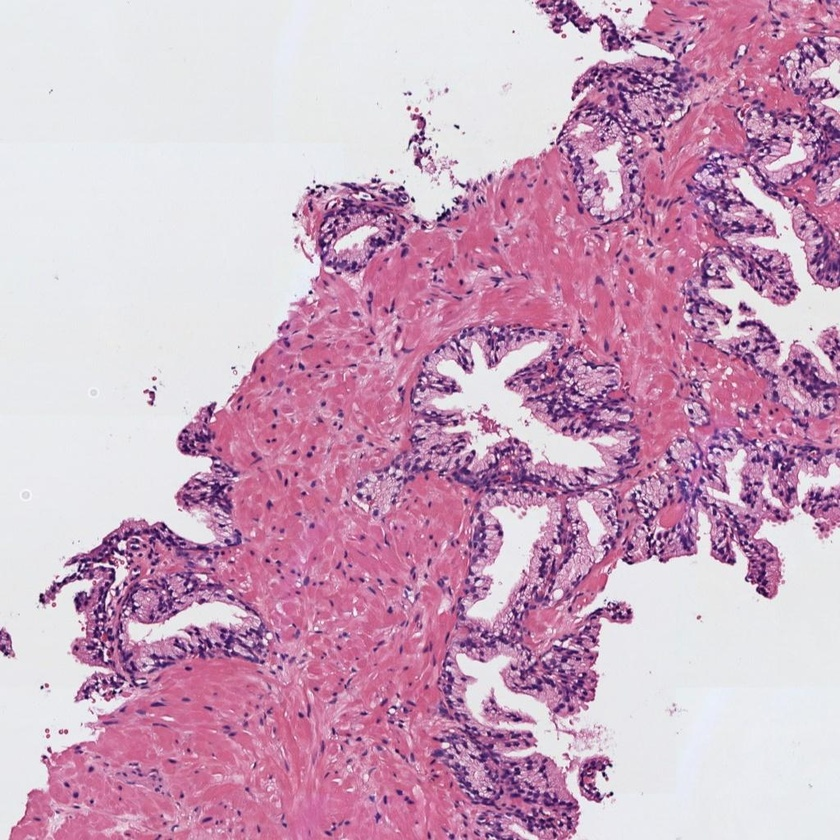
#> input picture img/histo_1.jpg, 840 x 840 px, shrunk from 1024 x 1024 before the run
$ jupyter execute --allow-errors 'examenPractico_BecerraCampaña_Lesly.ipynb'
#> lines starting #> are read from the running program, lines starting #| are printed output that depends on the picture; after the words box and inside, x2 and y2 are one past the last pixel; in counts of white or black regions, pixels touching at a corner belong together
## Exámen Práctico - Segundo Parcial

*Lesly Noemi Becerra Campaña*

# Primera Parte (Célula Sana)

#### 0) Cargar una de las imágenes histológicas

[cell 1]
from skimage import io
from skimage.filters import gaussian, threshold_otsu
import numpy as np
import cv2
import matplotlib.pyplot as plt
from skimage.measure import regionprops, label

# Utilizar la librería skimage.io para leer la imagen 'histo_x.jpg' en formato RGB.
imagen1 = io.imread('img/histo_1.jpg')
#> imagen1 is the input picture: shape (840, 840, 3); mean R, G, B 205, 166.3, 191.6
rgb = imagen1.copy()

# Normalizar la imagen para que los píxeles se encuentren en el rango [0, 1]
img_normalizada = rgb.astype('float') / 255

# Visualizar la imagen
plt.imshow(img_normalizada)
plt.title('Imagen normalizada')
plt.show()

#### 1) Realizar una transformación de color para convertir la imagen al espacio de color CMYK

[cell 2]
R = img_normalizada[:,:,0]
G = img_normalizada[:,:,1]
B = img_normalizada[:,:,2]

K = 1 - np.max(img_normalizada, axis=2)

# Calcular canales CMY (evitar división por cero con 1e-8)
C = (1 - R - K) / (1 - K + 1e-8)
M = (1 - G - K) / (1 - K + 1e-8)
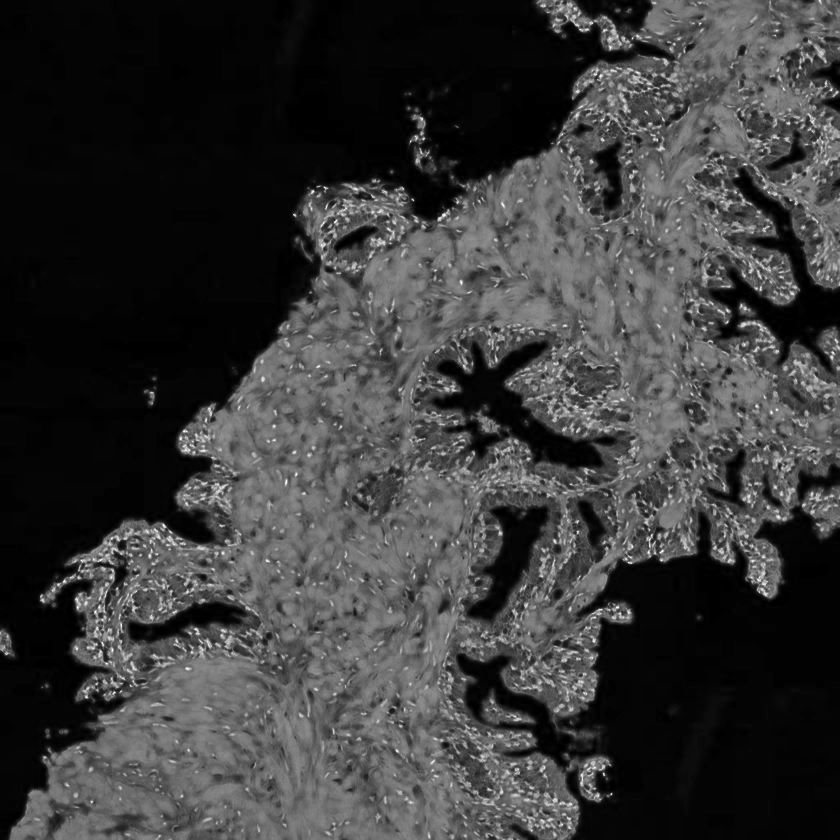
#> M: shape (840, 840) float64; min 0, max 1, mean 0.229
Y = (1 - B - K) / (1 - K + 1e-8)
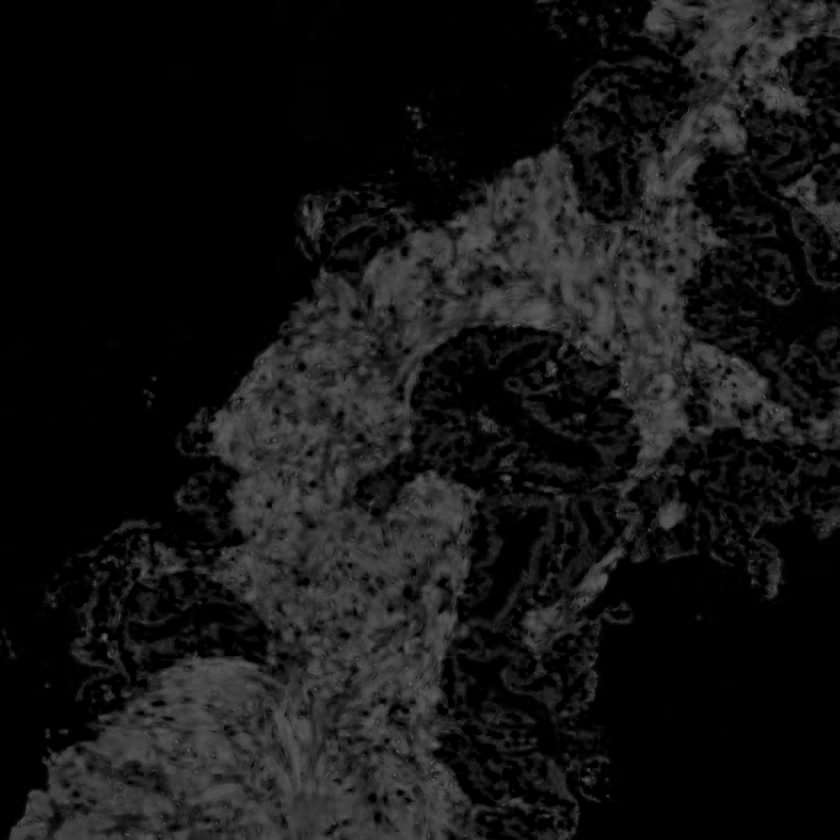
#> Y: shape (840, 840) float64; min 0, max 0.433, mean 0.08

fig, axes = plt.subplots(1, 4, figsize=(16, 4))
axes[0].imshow(C, cmap='gray'); axes[0].set_title('C (Cian)');   axes[0].axis('off')
axes[1].imshow(M, cmap='gray'); axes[1].set_title('M (Magenta)'); axes[1].axis('off')
axes[2].imshow(Y, cmap='gray'); axes[2].set_title('Y (Amarillo)');axes[2].axis('off')
axes[3].imshow(K, cmap='gray'); axes[3].set_title('K (Negro)');   axes[3].axis('off')

plt.suptitle('Canales CMYK')
plt.show()

# Extraer la componente magenta de la imagen (que corresponde a la región tisular)
Magenta = M
# Visualizar la imagen del canal magenta
plt.figure(figsize=(6, 5))
plt.imshow(Magenta, cmap='gray')
plt.title('Componente Magenta — región tisular')
plt.axis('off')
plt.show()

#### 2) Umbralizar la imagen para separar los píxeles del fondo de la región tisular

[cell 3]
# Aplicar un filtro gaussiano de tamaño 5x5 y después utilizar el método de Otsu de manera que
# los píxeles correspondientes al lumen y al background de la imagen sean 1(blanco) y el resto de los píxeles tengan un valor de 0(negro).
# Nota: Recordar que el método de Otsu requiere como input una imagen en el rango [0-255] en formato "uint8".
Magenta_suavizada = gaussian(Magenta, sigma=1.4)

# Convertir a uint8 para Otsu
Magenta_uint8 = (Magenta_suavizada * 255).astype('uint8')

# Umbral de Otsu
umbral = threshold_otsu(Magenta_uint8)
#> umbral = 54

# Los píxeles de lumen y background (claros) = 0, tejido (oscuro) = 1
mascara_otsu = (Magenta_uint8 < umbral).astype('uint8')
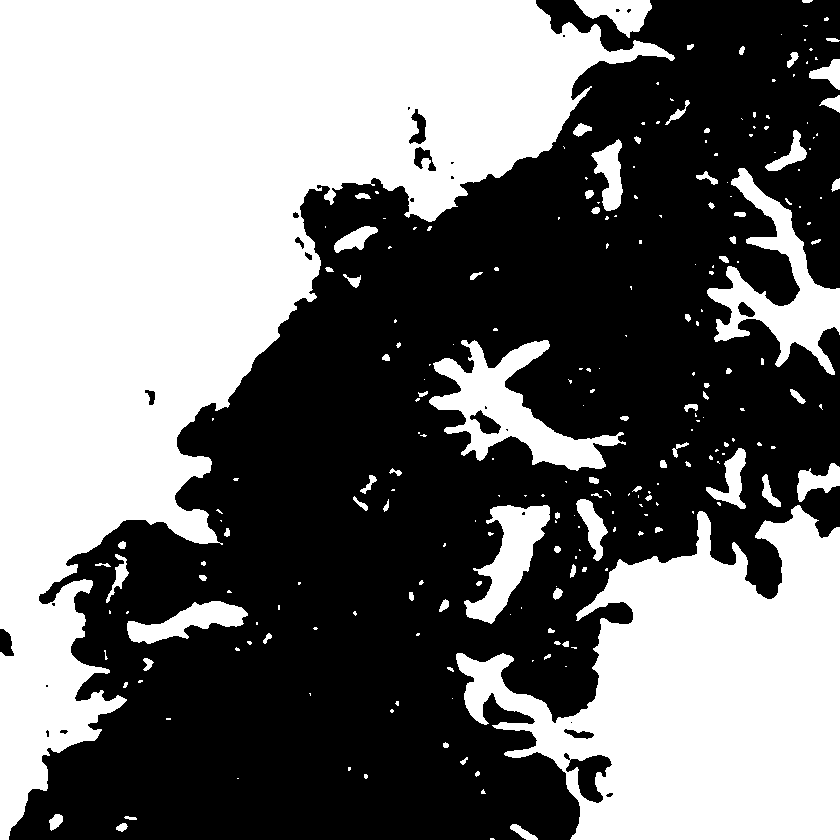
#> mascara_otsu: shape (840, 840); values 0 (black) and 1 (white), 46.5% white; 240 white regions (151 under 20 px), largest, box (x1, y1, x2, y2) and area: (0, 0, 675, 840) 214459, (456, 505, 840, 840) 76579, (429, 340, 626, 471) 9012

# Visualizar la máscara resultante
plt.figure(figsize=(6, 5))
plt.imshow(mascara_otsu, cmap='gray')
plt.title('Máscara Otsu')
plt.axis('off')
plt.show()

print(f'Umbral de Otsu: {umbral}')
#| Umbral de Otsu: 54

#### 3) Limpiar la imagen eliminando los artefactos de lumen (objetos blancos pequeños que no son lúmenes)

[cell 4]
# Utilizar la librería skimage.morphology.remove_small_objects para eliminar aquellos objetos cuya área sea menor a 300 píxeles
# Más información en https://scikit-image.org/docs/dev/api/skimage.morphology.html#skimage.morphology.remove_small_objects
from skimage.morphology import remove_small_objects

# Eliminar objetos pequeños (<300 píxeles)
#> (the rest of this cell did not finish here and is left out)

#### 4) Rellenar con 0s el fondo de la imagen para quedarnos únicamente con los lúmenes

[cell 5]
# Aplicar el algoritmo de expansión a partir de semillas (region growing) de manera que únicamente los lúmenes sean blancos
# y el resto de la imagen negra. Pista: utilizar dos semillas. Nota: Se pueden fijar las semillas de manera manual, pero
# se valorará positivamente a aquell@s que desarrollen una función para encontrarlas automáticamente.
from skimage.segmentation import flood

# Crear máscara vacía
#> (the rest of this cell did not finish here and is left out)

#### 5) Rellenar los objetos de los lúmenes

[cell 6]
# Rellenar los lúmenes con la función binary_fill_holes de la librería scipy.ndimage.morphology
from scipy.ndimage import binary_fill_holes

#> (the rest of this cell did not finish here and is left out)

#### 6) Detectar y dibujar los contornos de los lúmenes sobre la imagen original

#> (a cell that did not finish here is left out)

#### 7) Identificar y cropear el lumen más grande

#> (a cell that did not finish here is left out)

#### 8) Extraer 13 características geométricas que permitan caracterizar el lumen recortado

[cell 9]
# Calcular las siguientes características del crop del lumen de mayor área, redondeando su valor hasta el cuarto decimal.
# 1) Área
# 2) Área de la bounding box
# 3) Área convexa
# 4) Exentricidad
# 5) Diámetro equivalente
# 6) Extensión
# 7) Diámetro Feret
# 8) Longitud del eje mayor
# 9) Longitud del eje menor
# 10) Orientación
# 11) Perímetro
# 12) Solidez
# 13) Compacidad

#> (a cell that did not finish here is left out)

# Segunda Parte (Célula Cancerigena)

#### 0) Cargar una de las imágenes histológicas

[cell 11]
# Utilizar la librería skimage.io para leer la imagen 'histo_x.jpg' en formato RGB.
imagen2 = io.imread('img/histo_2.jpg')
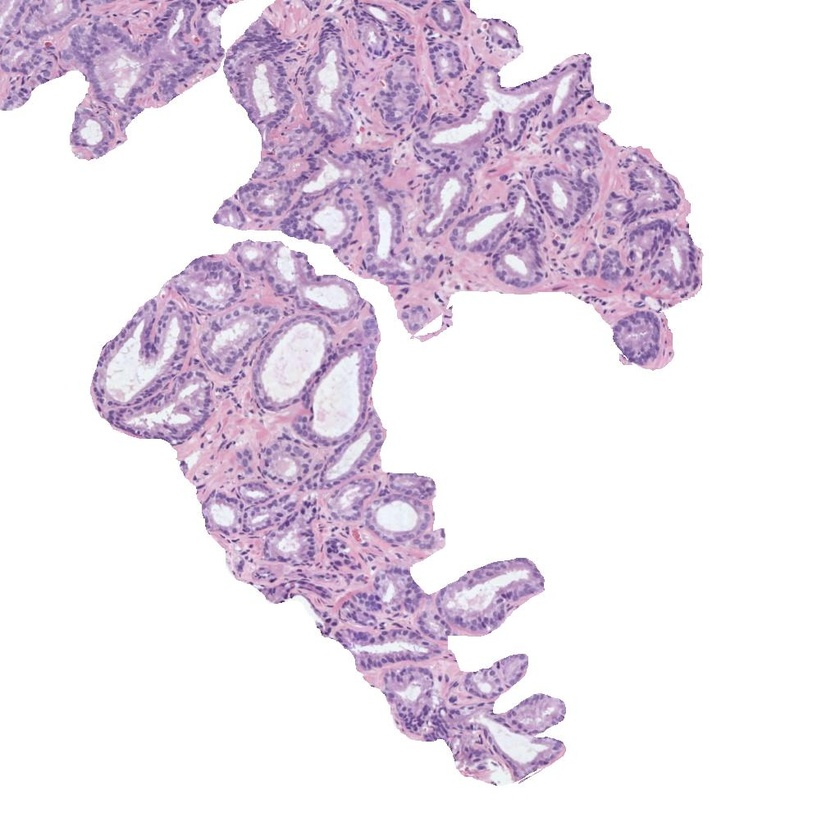
#> input picture img/histo_2.jpg, 840 x 840 px, shrunk from 1024 x 1024 before the run
#> imagen2 is the input picture: shape (840, 840, 3); mean R, G, B 233.3, 223.2, 234.9
rgb2 = imagen2.copy()

# Normalizar la imagen para que los píxeles se encuentren en el rango [0, 1]
img2_normalizada = rgb2.astype('float') / 255

# Visualizar la imagen
plt.imshow(img2_normalizada)
plt.title('Imagen normalizada')
plt.show()

#### 1) Realizar una transformación de color para convertir la imagen al espacio de color CMYK

[cell 12]
R2 = img2_normalizada[:,:,0]
G2 = img2_normalizada[:,:,1]
B2 = img2_normalizada[:,:,2]

K2 = 1 - np.max(img2_normalizada, axis=2)

# Calcular canales CMY (evitar división por cero con 1e-8)
C2 = (1 - R2 - K2) / (1 - K2 + 1e-8)
M2 = (1 - G2 - K2) / (1 - K2 + 1e-8)
Y2 = (1 - B2 - K2) / (1 - K2 + 1e-8)
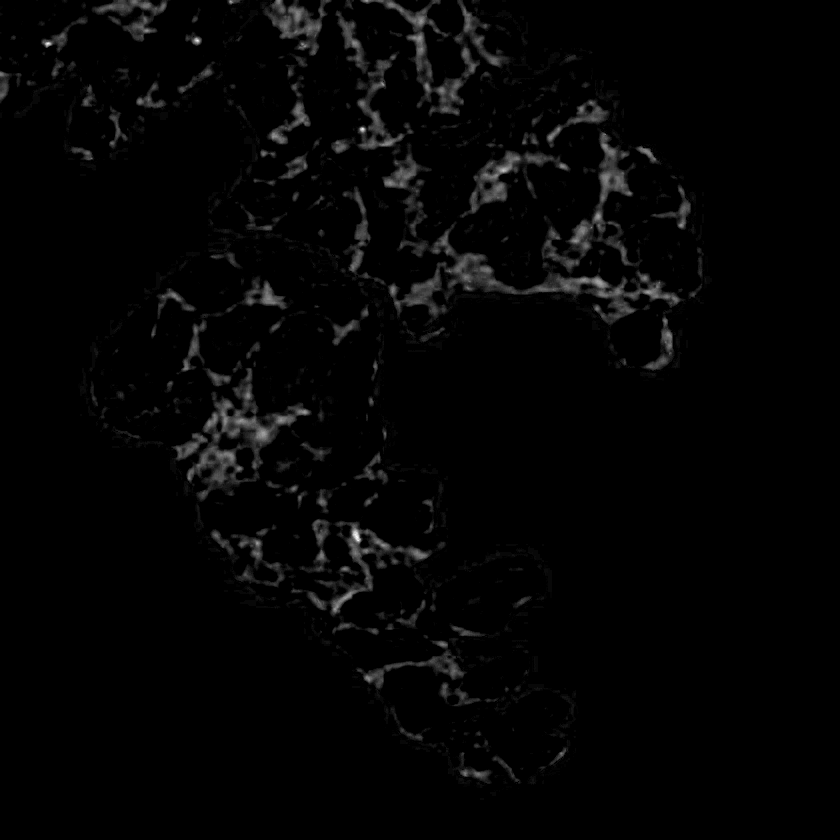
#> Y2: shape (840, 840) float64; min 0, max 0.25, mean 0.00438; drawn with min black and max white

fig, axes = plt.subplots(1, 4, figsize=(16, 4))
axes[0].imshow(C2, cmap='gray'); axes[0].set_title('C (Cian)');   axes[0].axis('off')
axes[1].imshow(M2, cmap='gray'); axes[1].set_title('M (Magenta)'); axes[1].axis('off')
axes[2].imshow(Y2, cmap='gray'); axes[2].set_title('Y (Amarillo)');axes[2].axis('off')
axes[3].imshow(K2, cmap='gray'); axes[3].set_title('K (Negro)');   axes[3].axis('off')

plt.suptitle('Canales CMYK')
plt.show()

# Extraer la componente magenta de la imagen (que corresponde a la región tisular)
Magenta2 = M2
# Visualizar la imagen del canal magenta
plt.figure(figsize=(6, 5))
plt.imshow(Magenta2, cmap='gray')
plt.title('Componente Magenta — región tisular')
plt.axis('off')
plt.show()

#### 2) Umbralizar la imagen para separar los píxeles del fondo de la región tisular

[cell 13]
# Aplicar un filtro gaussiano de tamaño 5x5 y después utilizar el método de Otsu de manera que
# los píxeles correspondientes al lumen y al background de la imagen sean 1(blanco) y el resto de los píxeles tengan un valor de 0(negro).
# Nota: Recordar que el método de Otsu requiere como input una imagen en el rango [0-255] en formato "uint8".
Magenta2_suavizada = gaussian(Magenta2, sigma=1.4)

# Convertir a uint8 para Otsu
Magenta2_uint8 = (Magenta2_suavizada * 255).astype('uint8')

# Umbral de Otsu
umbral = threshold_otsu(Magenta2_uint8)
#> umbral = 27

# Los píxeles de lumen y background (claros) = 0, tejido (oscuro) = 1
mascara2_otsu = (Magenta2_uint8 < umbral).astype('uint8')
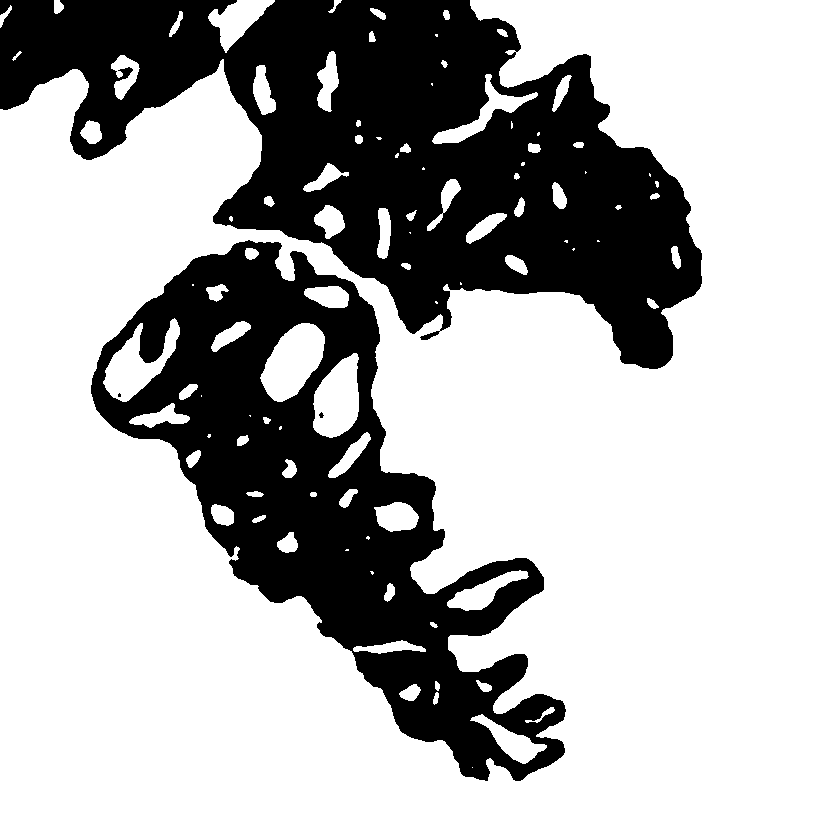
#> mascara2_otsu: shape (840, 840); values 0 (black) and 1 (white), 69.9% white; 4 black regions (2 under 20 px), largest, box (x1, y1, x2, y2) and area: (0, 0, 702, 369) 124225, (91, 240, 566, 781) 87888

# Visualizar la máscara resultante
plt.figure(figsize=(6, 5))
plt.imshow(mascara2_otsu, cmap='gray')
plt.title('Máscara Otsu')
plt.axis('off')
plt.show()

print(f'Umbral de Otsu: {umbral}')
#| Umbral de Otsu: 27
